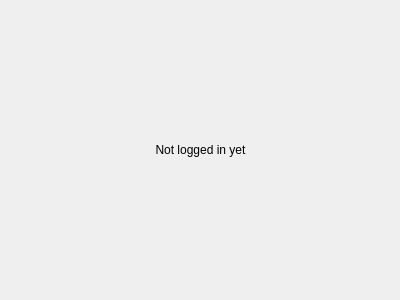
<?xml version="1.0" encoding="UTF-8"?>
<ui version="4.0">
 <class>loginDialog</class>
 <widget class="QDialog" name="loginDialog">
  <property name="geometry">
   <rect>
    <x>0</x>
    <y>0</y>
    <width>400</width>
    <height>300</height>
   </rect>
  </property>
  <property name="windowTitle">
   <string>Dialog</string>
  </property>
  <widget class="QWidget" name="gridLayoutWidget">
   <property name="geometry">
    <rect>
     <x>10</x>
     <y>10</y>
     <width>381</width>
     <height>281</height>
    </rect>
   </property>
   <layout class="QGridLayout" name="gridLayout">
    <item row="0" column="0">
     <widget class="QLabel" name="label">
      <property name="text">
       <string>&lt;html&gt;&lt;head/&gt;&lt;body&gt;&lt;p align=&quot;center&quot;&gt; Not logged in yet&lt;/p&gt;&lt;/body&gt;&lt;/html&gt;</string>
      </property>
     </widget>
    </item>
   </layout>
  </widget>
 </widget>
 <resources/>
 <connections/>
</ui>
